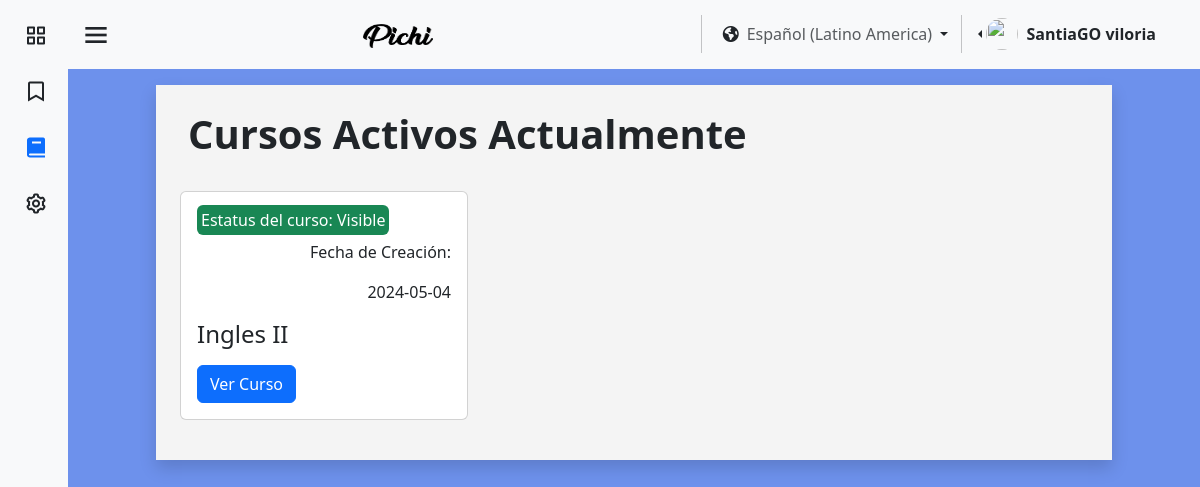
The page /pages/es/cursos.php (signed in) on the database its author committed.
### tables this page shows
CREATE TABLE `usuario` (
  `id_user` int(11) NOT NULL,
  `identificacion_user` varchar(11) NOT NULL,
  `nombre_user` varchar(25) NOT NULL,
  `apellido_user` varchar(25) NOT NULL,
  `correo_user` varchar(45) NOT NULL,
  `contrasena_user` varchar(16) NOT NULL,
  `direccion_user` varchar(80) NOT NULL,
  `numero_user` varchar(15) NOT NULL,
  `fecha_nacimiento_user` datetime NOT NULL,
  `Active_online` tinyint(1) NOT NULL,
  `sexo_user` varchar(15) NOT NULL,
  `Empresa_id_empresa` int(11) DEFAULT NULL,
  `rol` tinyint(1) NOT NULL,
  `img_perfil` varchar(255) NOT NULL
);

CREATE TABLE `inscripcion` (
  `id_inscripcion` int(11) NOT NULL,
  `solvencia_estu` tinyint(4) DEFAULT NULL,
  `fecha_incripcion` timestamp(6) NOT NULL DEFAULT current_timestamp(6) ON UPDATE current_timestamp(6),
  `Usuario_id_user` int(11) NOT NULL,
  `Periodo_id_peri` int(11) NOT NULL,
  `Cursos_id_cur` varchar(100) NOT NULL
);

CREATE TABLE `cursos` (
  `id_cur` varchar(100) NOT NULL,
  `nombre_cur` varchar(45) NOT NULL,
  `fecha_inicio` date NOT NULL,
  `cupos_cur_min` int(11) NOT NULL,
  `cupos_cur_max` int(11) NOT NULL,
  `Empresa_id_empresa` int(11) NOT NULL,
  `fecha_fin` date NOT NULL,
  `visibilidad_curso` varchar(11) NOT NULL
);

### pages/es/cursos.php (the view, shortened to what this page needs)
<?php
require "../../assests/php/LoginBD.php";
$cursos = [];
if (isset($_SESSION['id_user'])) {
    $usuarios1 = $_SESSION['id_user'];
    $conexion1 = mysqli_query($mysqli, "SELECT Empresa_id_empresa, rol, nombre_user, apellido_user FROM usuario WHERE id_user = '$usuarios1'");
    if (mysqli_num_rows($conexion1) > 0) {
        $datos = mysqli_fetch_assoc($conexion1);
        $rol = $datos['rol'];
        $empresaUsuario = $datos['Empresa_id_empresa'];
        $nombreUsuario = $datos['nombre_user'];
        $apellidoUsuario = $datos['apellido_user'];
        $conexion2 = mysqli_query($mysqli, "SELECT nombre_empresa FROM empresa WHERE id_empresa = '$empresaUsuario'");
        if (mysqli_num_rows($conexion2) > 0) {
            if ($rol == 2) {
                $conexion3 = mysqli_query($mysqli, "SELECT * FROM cursos WHERE Empresa_id_empresa = '$empresaUsuario'");
                if (mysqli_num_rows($conexion3) > 0) {
                    while ($datos3 = mysqli_fetch_assoc($conexion3)) {
                        $cursos[] = $datos3;
                    }
                }
            } else {
                $conexion3 = mysqli_query(
                    $mysqli,
                    "SELECT i.solvencia_estu,
                c.id_cur, c.nombre_cur, c.fecha_inicio, c.cupos_cur_min, c.cupos_cur_max, c.fecha_fin, c.visibilidad_curso
                FROM cursos c
                LEFT JOIN inscripcion i ON i.Cursos_id_cur = c.id_cur
                WHERE Empresa_id_empresa = '$empresaUsuario' AND i.Usuario_id_user = '$usuarios1'"
                );
                if (mysqli_num_rows($conexion3) > 0) {
                    while ($datos3 = mysqli_fetch_assoc($conexion3)) {
                        $cursos[] = $datos3;
                    }
                }
            }
        }
    }
}
?>
<!DOCTYPE html>
<html lang="en">
<head>
    <link href="https://cdn.jsdelivr.net/npm/bootstrap@5.3.3/dist/css/bootstrap.min.css" rel="stylesheet"
 />
    <link href="https://unpkg.com/boxicons@2.1.4/css/boxicons.min.css" rel="stylesheet" />
    <link rel="stylesheet" href="https://cdnjs.cloudflare.com/ajax/libs/font-awesome/6.5.1/css/all.min.css"
 />
    <link rel="stylesheet" href="../../assests/css/colorPallete.css" />
    <link rel="stylesheet" href="../../assests/css/viewUser.css" />
    <link rel="stylesheet" href="../../assests/css/style (2).css">
    <link rel="stylesheet" href="../../assests/css/sidebar.css" />
</head>
<body class="bg-pastel" id="body-pd">
    <header id="header">
        <nav class="navbar bg-body-tertiary">
            <div class="container-fluid">
                <div class="header_toggle">
                    <i class="bx bx-menu" id="header-toggle"></i>
                </div>
                <a class="navbar-brand" href="../../index.html">
                    <img src="../../assests/img/text-1710023184778.png" alt="Bootstrap" width="70" height="24" />
                </a>
                <div class="d-flex flex-wrap justify-content-end">
                    <div class="nav-item dropdown">
                        <button class="btn dropdown-toggle" data-bs-toggle="dropdown" aria-expanded="false" href="#">
                            <span class="fa-solid fa-earth-americas"></span><a class="ms-2 text-body-secondary"
                                href="#">Español (Latino America)</a>
                        </button>
                    </div>
                    <div class="btn-group dropstart me-4 pe-2">
                        <a href="#" class="d-flex align-items-center link-dark text-decoration-none dropdown-toggle"
                            id="dropdownUser2" data-bs-toggle="dropdown" aria-expanded="false">
                            <img src="https://github.com/PichiGod.png" alt="" width="32" height="32"
                                class="rounded-circle me-2" />
                            <strong><?php echo $nombreUsuario . " " . $apellidoUsuario; ?></strong>
                        </a>
                    </div>
                </div>
            </div>
        </nav>
    </header>
    <div class="l-navbar bg-body-tertiary" id="nav-bar">
        <nav class="nav">
            <div class="nav_list">
                <a href="Inicio.php" class="nav_link link-dark">
                    <i class="bx bx-grid-alt nav_icon"></i>
                </a>
                <a href="tutorial.php" class="nav_link link-dark">
                    <i class='bx bx-bookmark nav_icon'></i>
                </a>
                <a href="#" class="nav_link active">
                    <i class="bx bxs-book nav_icon"></i>
                </a>
                <?php if ($rol != 0) { ?>
                    <a href="MenuAdmin.php" class="nav_link link-dark">
                        <i class="bx bx-cog nav_icon"></i>
                    </a>
                <?php }
                ; ?>
            </div>
        </nav>
    </div>
    <section class="Cursos">
        <div class="container-fluid bg-blanco pb-3 my-3 shadow">
            <h1 class="heading"><b>Cursos Activos Actualmente</b></h1>
            <div class="container">
                <div class="row gy-3 mb-4">
                    <?php foreach ($cursos as $curso) { ?>
                        <?php if ($curso['visibilidad_curso'] == "Visible" && $rol == "0") { ?>
                            <div class="col">
                                <div class="card" style="width: 18rem">
                                    <div class="card-body">
                                        <?php
                                        $bgClass = ($curso['visibilidad_curso'] == 'Invisible') ? 'bg-danger' : 'bg-success';
                                        ?>
                                        <span class="card-text text-bg-success rounded p-1 fs-6 <?php echo $bgClass; ?>">Estatus
                                            del curso: <?php echo $curso['visibilidad_curso']; ?></span>
                                        <p class="mt-2 card-text text-end">Fecha de Creación:</p>
                                        <p class="card-text text-end"><?php echo $curso['fecha_inicio']; ?></p>
                                        <h4 class="card-title text-start"><?php echo $curso['nombre_cur']; ?></h4>
                                        <?php if (isset($curso['solvencia_estu']) && $curso['solvencia_estu'] == "1") { ?>
                                            <button class="btn btn-primary mt-2" onclick="aviso();">
                                                Ver Curso
                                            </button>
                                        <?php } else { ?>
                                            <a class="btn btn-primary mt-2"
                                                href="verCurso.php?id_cur=<?php echo $curso['id_cur']; ?>">Ver Curso</a>
                                        <?php } ?>
                                    </div>
                                </div>
                            </div>
                        <?php } elseif ($rol != 0) { ?>
                            <div class="col">
                                <div class="card" style="width: 18rem">
                                    <div class="card-body">
                                        <?php
                                        $bgClass = ($curso['visibilidad_curso'] == 'Invisible') ? 'bg-danger' : 'bg-success';
                                        ?>
                                        <span class="card-text text-bg-success rounded p-1 fs-6 <?php echo $bgClass; ?>">Estatus
                                            del curso: <?php echo $curso['visibilidad_curso']; ?></span>
                                        <p class="mt-2 card-text text-end">Fecha de Creación:</p>
                                        <p class="card-text text-end"><?php echo $curso['fecha_inicio']; ?></p>
                                        <h4 class="card-title text-start"><?php echo $curso['nombre_cur']; ?></h4>
                                        <a class="btn btn-primary mt-2"
                                            href="verCurso.php?id_cur=<?php echo $curso['id_cur']; ?>">Ver Curso</a>
                                    </div>
                                </div>
                            </div>
                        <?php }
                        ; ?>
                    <?php } ?>
                </div>
            </div>
        </div>
    </section>
</body>
</html>

### assests/css/colorPallete.css (style rules this page uses)
.bg-pastel { background-color: #527ce9d6; }
.bg-blanco { background-color: #F4F4F4; }

### assests/css/style (2).css (style rules this page uses)
.heading { padding: 25px; padding-left: 20px; }
@media (max-width:1200px) { body { padding-left: 0; } }

### assests/css/sidebar.css (style rules this page uses)
:root { --z-fixed: 100; --nav-width: 68px; --header-height: 3rem; }
body { transition: 0.5s; }
a { text-decoration: none; }
.header_toggle { justify-content: center; margin-top: 0.3rem; font-size: 2rem; cursor: pointer; }
.l-navbar { position: fixed; top: 0; left: -30%; width: var(--nav-width); height: 100vh; transition: 0.5s; z-index: var(--z-fixed); }
.nav { height: 100%; display: flex; flex-direction: column; justify-content: space-between; overflow: hidden; }
.nav_logo, .nav_link { display: grid; grid-template-columns: max-content max-content; align-items: center; column-gap: 1rem; padding: 0.5rem 0 0.5rem 1.5rem; }
.nav_link { position: relative; margin-bottom: 1rem; transition: 0.3s; }
.nav_icon { font-size: 1.5rem; }
section { margin-right: 2rem; margin-left: 2rem; }
.active::before { content: ""; position: absolute; left: 0; width: 2px; height: 32px; }
@media screen and (min-width: 768px) { body { margin: 0 0 0 0; padding-left: calc(var(--nav-width)); } }
@media screen and (min-width: 768px) { .l-navbar { left: 0; padding: 1rem 1rem 0 0; } }
@media (min-width: 576px) { section { margin-right: 5.5rem; margin-left: 5.5rem; } }

### rows shown on the page
usuario: nombre_user "SantiaGO", apellido_user "viloria"
inscripcion: Cursos_id_cur.visibilidad_curso "Visible", Cursos_id_cur.fecha_inicio "2024-05-04", Cursos_id_cur.nombre_cur "Ingles II"
